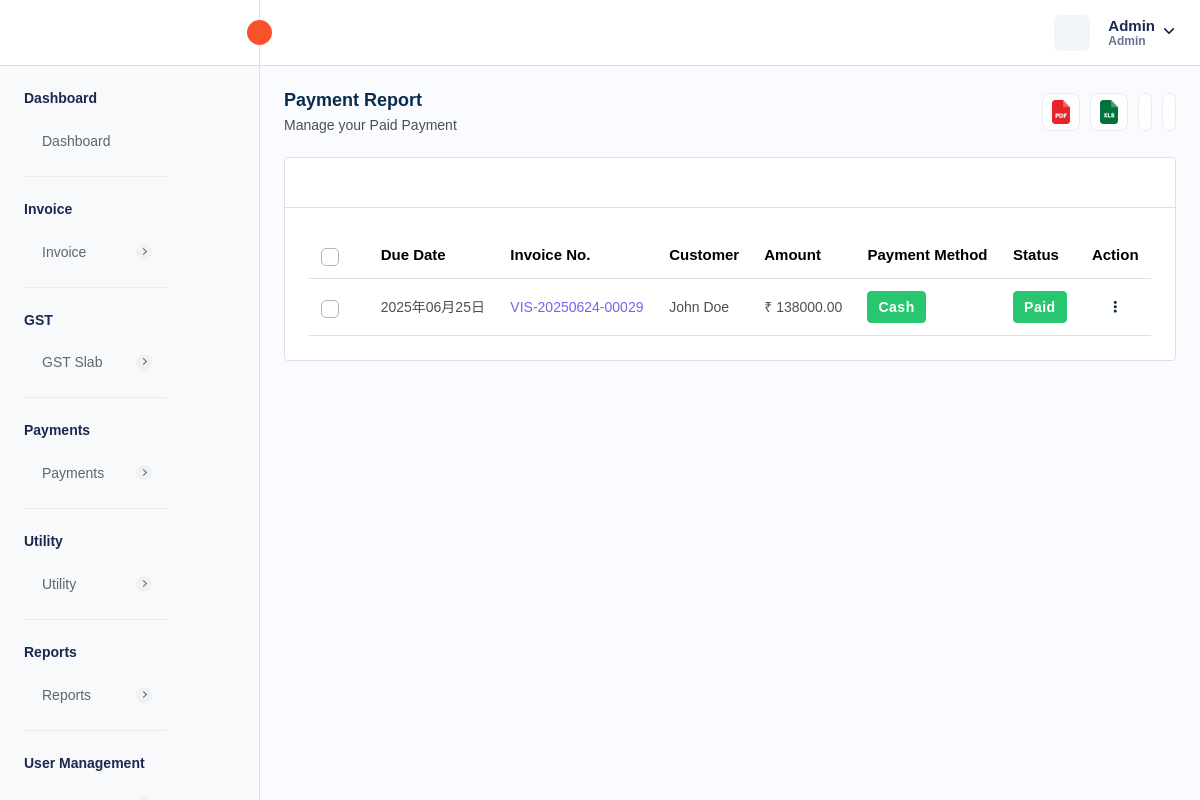
Page /payment-paid.php (signed in) on the earlier database version.
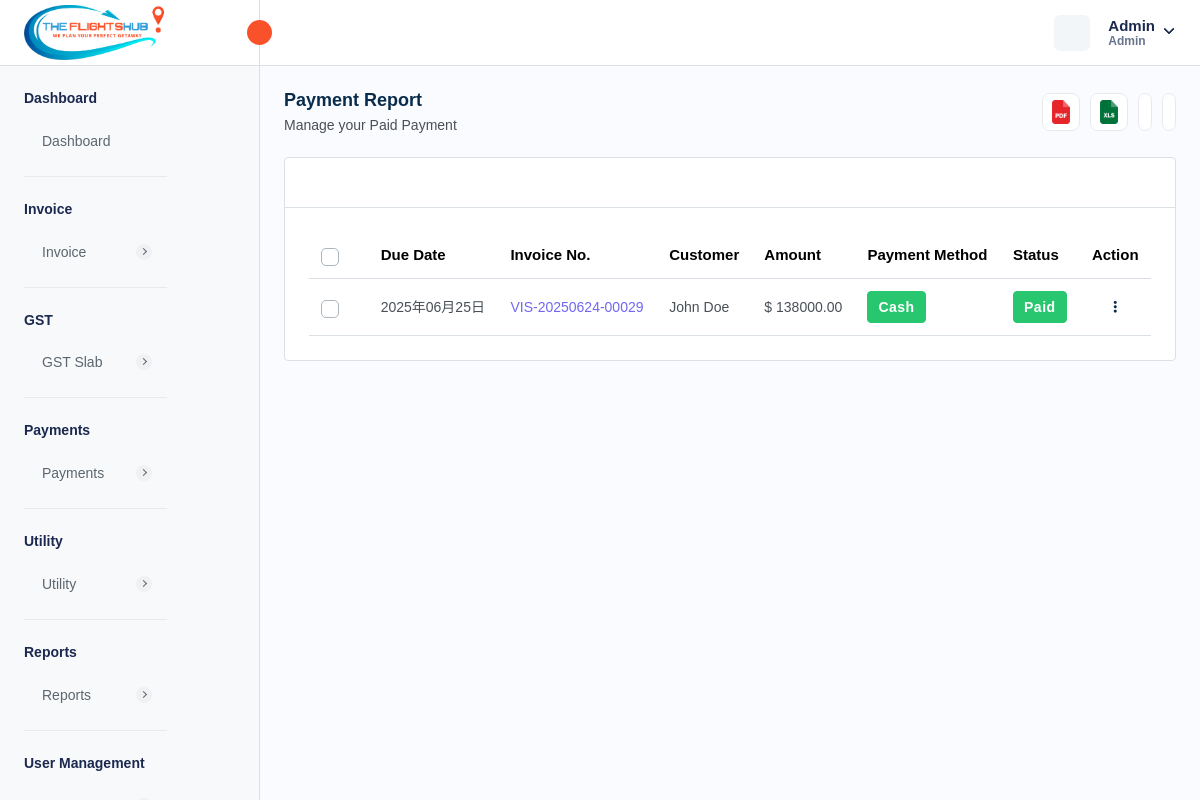
Same page on the later database version.
### tables this page shows
CREATE TABLE `currency` (
  `currency_id` int NOT NULL AUTO_INCREMENT,
  `currency_name` varchar(255) DEFAULT NULL,
  `currency_code` varchar(45) DEFAULT NULL,
  `currency_symbol` varchar(45) DEFAULT NULL,
  `currency_rate` decimal(10,2) DEFAULT NULL,
  `created_at` timestamp NULL DEFAULT CURRENT_TIMESTAMP,
  `updated_at` timestamp NULL DEFAULT NULL,
  `is_active` int DEFAULT '1',
  PRIMARY KEY (`currency_id`)
);

CREATE TABLE `company_settings` (
  `company_id` int NOT NULL AUTO_INCREMENT,
  `company_name` varchar(255) DEFAULT NULL,
  `company_email` varchar(255) DEFAULT NULL,
  `company_phone` varchar(20) DEFAULT NULL,
  `company_website` varchar(255) DEFAULT NULL,
  `company_logo` varchar(255) DEFAULT NULL,
  `favicon` varchar(255) DEFAULT NULL,
  `address` text,
  `country` varchar(100) DEFAULT NULL,
  `state` varchar(100) DEFAULT NULL,
  `city` varchar(100) DEFAULT NULL,
  `postal_code` varchar(20) DEFAULT NULL,
  `gst_number` varchar(255) DEFAULT NULL,
  `bz_number` varchar(255) DEFAULT NULL,
  `created_at` timestamp NULL DEFAULT CURRENT_TIMESTAMP,
  `updated_at` timestamp NULL DEFAULT CURRENT_TIMESTAMP ON UPDATE CURRENT_TIMESTAMP,
  PRIMARY KEY (`company_id`)
);

### payment-paid.php (the view, shortened to what the changed rows need)
<?php
require "./database/config.php";
try {
    $stmtFetchInvoices = $db->prepare("SELECT * FROM invoice
    INNER JOIN customer
    ON customer.customer_id = invoice.customer_id
    WHERE invoice.status = 'PAID' AND invoice.is_active = 1
    ");
    if ($stmtFetchInvoices->execute()) {
        $invoices = $stmtFetchInvoices->get_result();
    } else {
        $_SESSION['error'] = 'Error for fetching customers';
    }
    $stmtFetchCompanySettings = $db->prepare("SELECT * FROM company_settings");
    $stmtFetchCompanySettings->execute();
    $companySettings = $stmtFetchCompanySettings->get_result()->fetch_array(MYSQLI_ASSOC);
    $stmtFetchLocalizationSettings = $db->prepare("SELECT * FROM localization_settings INNER JOIN currency ON localization_settings.currency_id = currency.currency_id;");
    $stmtFetchLocalizationSettings->execute();
    $localizationSettings = $stmtFetchLocalizationSettings->get_result()->fetch_array(MYSQLI_ASSOC);
} catch (Exception $e) {
    $_SESSION['error'] = $e;
}
?>
<!DOCTYPE html>
<html lang="en">
<head>
    <link rel="stylesheet" href="assets/css/bootstrap.min.css" />
    <link rel="stylesheet" href="assets/css/bootstrap-datetimepicker.min.css" />
    <link rel="stylesheet" href="assets/plugins/daterangepicker/daterangepicker.css" />
    <link rel="stylesheet" href="assets/css/animate.css" />
    <link rel="stylesheet" href="assets/plugins/select2/css/select2.min.css" />
    <link rel="stylesheet" href="assets/css/dataTables.bootstrap5.min.css" />
    <link rel="stylesheet" href="assets/plugins/fontawesome/css/fontawesome.min.css" />
    <link rel="stylesheet" href="assets/plugins/fontawesome/css/all.min.css" />
    <link rel="stylesheet" href="assets/css/style.css" />
    <link rel="stylesheet" href="https://cdn.jsdelivr.net/npm/notyf@3/notyf.min.css" />
</head>
</head>
<body>
    <div class="main-wrapper">
        <div class="header">
            <?php require_once("header.php"); ?>
        </div>
        <div class="page-wrapper">
            <div class="content">
                <div class="card table-list-card">
                    <div class="card-body">
                        <div class="table-responsive">
                            <table id="myTable" class="table datanew">
                                <thead>
                                    <tr>
                                        <th class="no-sort">
                                            <label class="checkboxs">
                                                <span class="checkmarks"></span>
                                            </label>
                                        </th>
                                        <th>Due Date</th>
                                        <th>Invoice No.</th>
                                        <th>Customer</th>
                                        <th>Amount</th>
                                        <th>Payment Method</th>
                                        <th>Status</th>
                                        <th class="no-sort text-center">Action</th>
                                    </tr>
                                </thead>
                                <tbody>
                                    <?php foreach ($invoices->fetch_all(MYSQLI_ASSOC) as $invoice) { ?>
                                        <tr>
                                            <td>
                                                <label class="checkboxs">
                                                    <span class="checkmarks"></span>
                                                </label>
                                            </td>
                                            <td><?php $date = new DateTime($invoice['due_date']);
                                            echo $date->format(isset($localizationSettings["date_format"]) ? $localizationSettings["date_format"] : "d M Y") ?></td>
                                            <td class="ref-number"><?php echo $invoice['invoice_number'] ?></td>
                                            <td>
                                                <?php echo $invoice['customer_name'] ?>
                                            </td>
                                            <td>
                                                <?php echo (isset($localizationSettings["currency_symbol"]) ? $localizationSettings["currency_symbol"] : "$") . " " . $invoice['total_amount'] ?>
                                            </td>
                                            <td class="payment-info">
                                                <?php if ($invoice['payment_method'] == 'CREDIT_CARD') { ?>
                                                    <span class="badge badge-lg bg-success">Credit Card</span>
                                                <?php } elseif ($invoice['payment_method'] == 'DEBIT_CARD') { ?>
                                                    <span class="badge badge-lg bg-success">Debit Card</span>
                                                <?php } elseif ($invoice['payment_method'] == 'CASH') { ?>
                                                    <span class="badge badge-lg bg-success">Cash</span>
                                                <?php } elseif ($invoice['payment_method'] == 'NET_BANKING') { ?>
                                                    <span class="badge badge-lg bg-primary">Net Banking</span>
                                                <?php } elseif ($invoice['payment_method'] == 'PAYPAL') { ?>
                                                    <span class="badge badge-lg bg-primary">Paypal</span>
                                                <?php } elseif ($invoice['payment_method'] == 'OTHER') { ?>
                                                    <span class="badge badge-lg bg-warning">Other</span>
                                                <?php } ?>
                                            </td>
                                            <td>
                                                <?php if ($invoice['status'] == 'PAID') { ?>
                                                    <span class="badge badge-lg bg-success">Paid</span>
                                                <?php } elseif ($invoice['status'] == 'CANCELLED') { ?>
                                                    <span class="badge badge-lg bg-danger">Cancelled</span>
                                                <?php } elseif ($invoice['status'] == 'PENDING') { ?>
                                                    <span class="badge badge-lg bg-warning">Pending</span>
                                                <?php } elseif ($invoice['status'] == 'REFUNDED') { ?>
                                                    <span class="badge badge-lg bg-primary">Refunded</span>
                                                <?php } ?>
                                            </td>
                                            <td class="text-center">
                                                <a class="action-set" href="javascript:void(0);" data-bs-toggle="dropdown"
                                                    aria-expanded="true">
                                                    <i class="fa fa-ellipsis-v" aria-hidden="true"></i>
                                                </a>
                                            </td>
                                        </tr>
                                    <?php } ?>
                                </tbody>
                            </table>
                        </div>
                    </div>
                </div>
            </div>
        </div>
    </div>
</body>
</html>

### header.php (shortened to what the changed rows need)
<div class="header">
    <div class="header-left active">
        <a href="admin-dashboard.php" class="logo logo-normal">
            <img src="<?= isset($companySettings['company_logo']) ? $companySettings['company_logo'] : "assets/img/logo/vis-logo.png" ?>" alt="" />
        </a>
    </div>
</div>

Differences in the rows shown:
no longer on this page (row unchanged): currency: currency_symbol "₹"
now on this page (row edited): company_settings: company_logo (picture)
added currency: currency_symbol "$"
